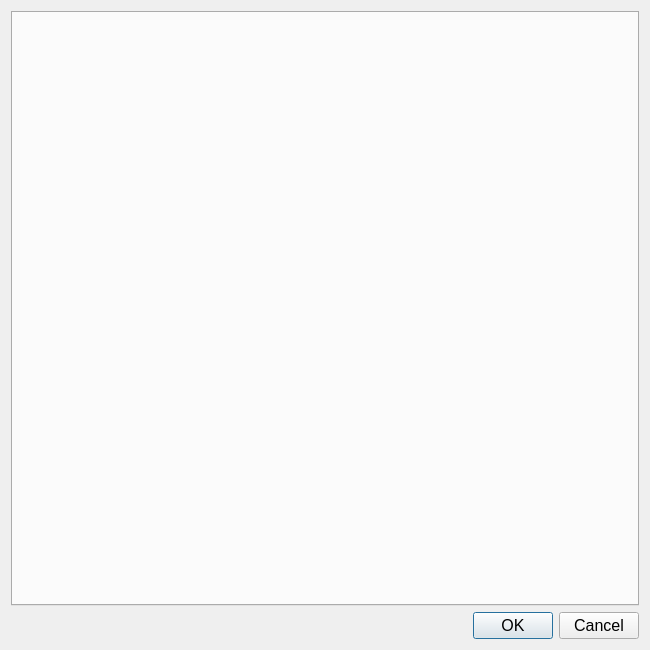
<?xml version="1.0" encoding="UTF-8"?>
<ui version="4.0">
 <class>Dialog</class>
 <widget class="QDialog" name="Dialog">
  <property name="geometry">
   <rect>
    <x>0</x>
    <y>0</y>
    <width>650</width>
    <height>650</height>
   </rect>
  </property>
  <property name="font">
   <font>
    <pointsize>12</pointsize>
   </font>
  </property>
  <property name="windowTitle">
   <string>Просмотр данных</string>
  </property>
  <layout class="QVBoxLayout" name="verticalLayout">
   <item>
    <widget class="QTabWidget" name="tab_widget">
     <property name="currentIndex">
      <number>-1</number>
     </property>
    </widget>
   </item>
   <item>
    <widget class="QDialogButtonBox" name="buttonBox">
     <property name="orientation">
      <enum>Qt::Orientation::Horizontal</enum>
     </property>
     <property name="standardButtons">
      <set>QDialogButtonBox::StandardButton::Cancel|QDialogButtonBox::StandardButton::Ok</set>
     </property>
    </widget>
   </item>
  </layout>
 </widget>
 <resources/>
 <connections>
  <connection>
   <sender>buttonBox</sender>
   <signal>accepted()</signal>
   <receiver>Dialog</receiver>
   <slot>accept()</slot>
   <hints>
    <hint type="sourcelabel">
     <x>248</x>
     <y>254</y>
    </hint>
    <hint type="destinationlabel">
     <x>157</x>
     <y>274</y>
    </hint>
   </hints>
  </connection>
  <connection>
   <sender>buttonBox</sender>
   <signal>rejected()</signal>
   <receiver>Dialog</receiver>
   <slot>reject()</slot>
   <hints>
    <hint type="sourcelabel">
     <x>316</x>
     <y>260</y>
    </hint>
    <hint type="destinationlabel">
     <x>286</x>
     <y>274</y>
    </hint>
   </hints>
  </connection>
 </connections>
</ui>
